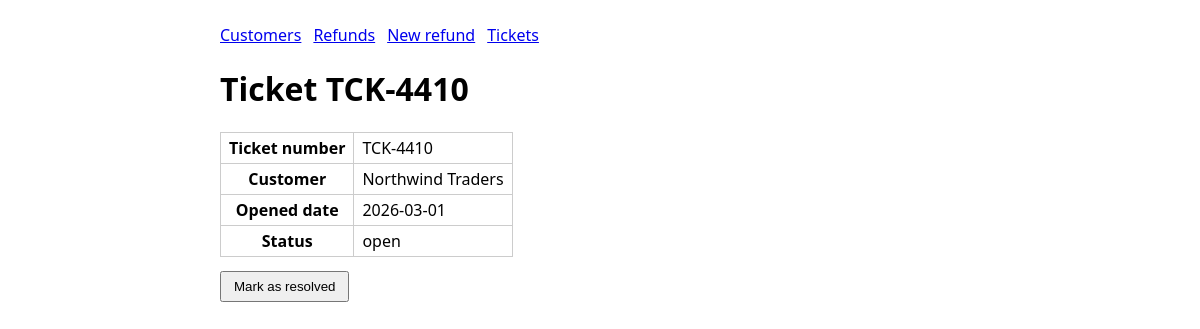
/tickets/4 (signed in), run on the app's committed database.
### tables this page shows
CREATE TABLE tickets(
        id INTEGER PRIMARY KEY AUTOINCREMENT, ticket_number TEXT UNIQUE, customer TEXT,
        opened_date TEXT, status TEXT DEFAULT 'open');

### sandbox/app.py (the view)
@app.route("/tickets/<int:ticket_id>")
@login_required
def ticket_detail(ticket_id):
    row = db().execute("SELECT * FROM tickets WHERE id=?", (ticket_id,)).fetchone()
    if not row:
        abort(404)
    return render_template("ticket_detail.html", r=row)

### sandbox/app.py (called while the page is built)
def db():
    if "db" not in g:
        g.db = sqlite3.connect(DB)
        g.db.row_factory = sqlite3.Row
    return g.db

def login_required(fn):
    @wraps(fn)
    def wrapper(*a, **kw):
        if not session.get("user"):
            return redirect(url_for("login"))
        return fn(*a, **kw)
    return wrapper

### sandbox/templates/ticket_detail.html
{% extends "base.html" %}{% block body %}<h1>Ticket {{ r.ticket_number }}</h1>
<table>
<tr><th>Ticket number</th><td id="f-ticket_number">{{ r.ticket_number }}</td></tr>
<tr><th>Customer</th><td id="f-customer">{{ r.customer }}</td></tr>
<tr><th>Opened date</th><td id="f-opened_date">{{ r.opened_date }}</td></tr>
<tr><th>Status</th><td id="f-status">{{ r.status }}</td></tr></table>
{% if r.status == 'open' %}<form method="post" action="/tickets/{{ r.id }}/resolve"><button type="submit" data-role="submit-record">Mark as resolved</button></form>{% endif %}{% endblock %}

### sandbox/templates/base.html (style rules this page uses)
body { font-family:system-ui,sans-serif;max-width:760px;margin:24px auto;padding:0 12px }
button { margin-top:14px;padding:6px 12px }
table { border-collapse:collapse }
td,th { border:1px solid #ccc;padding:4px 8px }

### data on the page
tickets: ticket_number "TCK-4410", customer "Northwind Traders", opened_date "2026-03-01", status "open"
